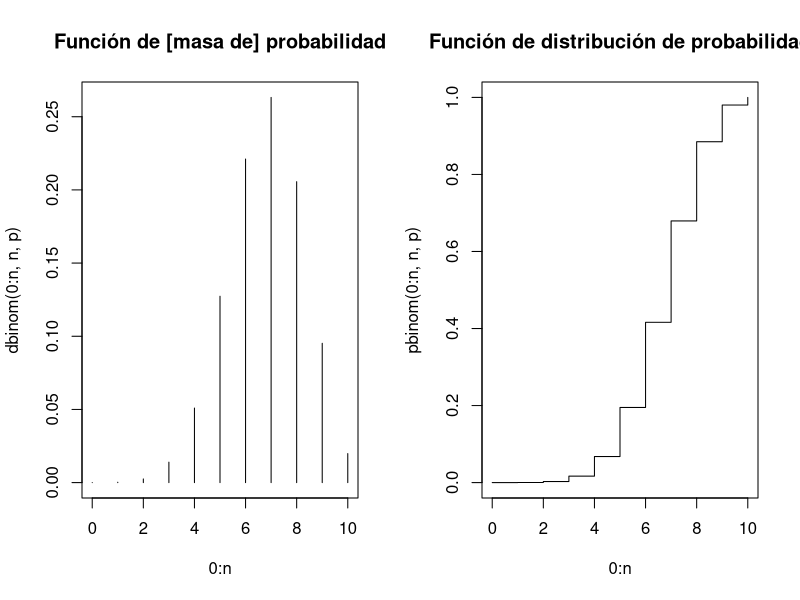
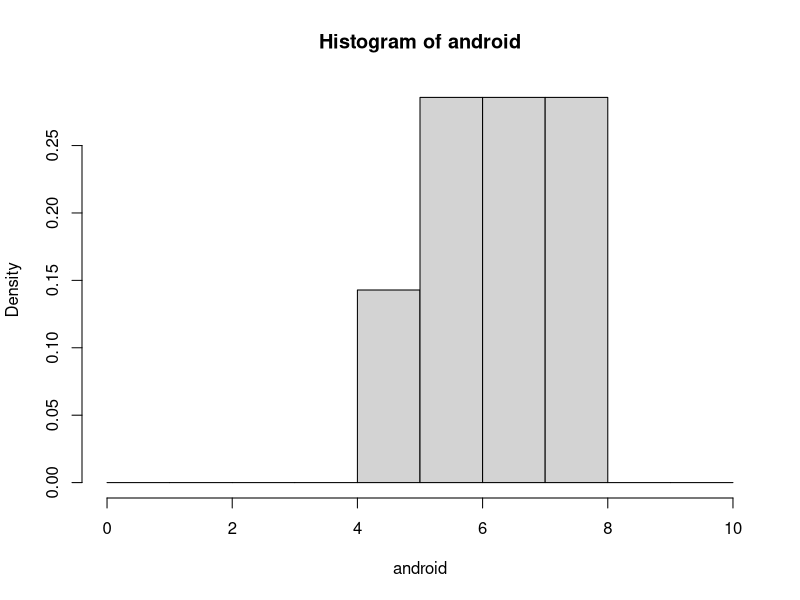
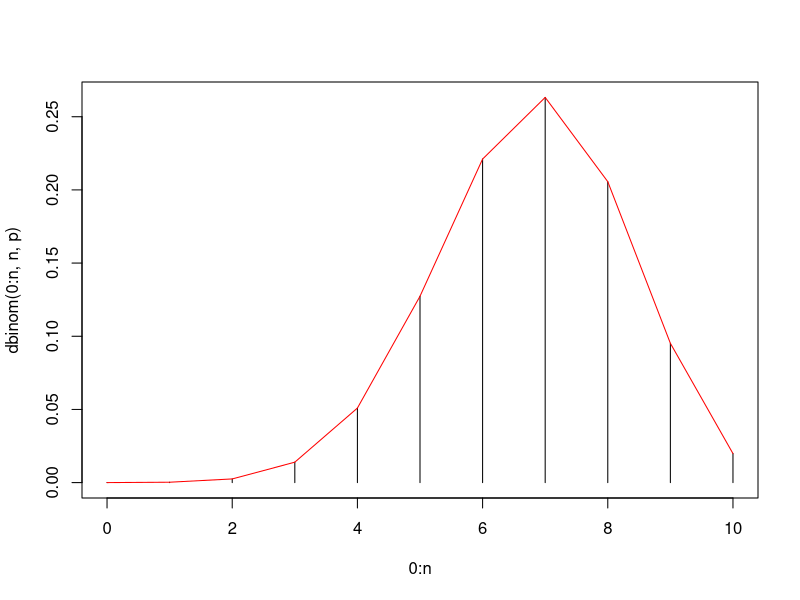
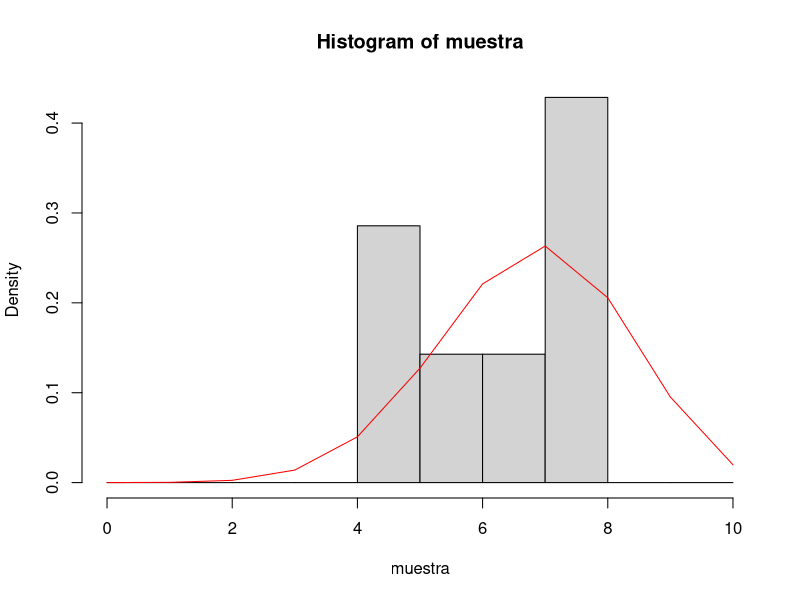
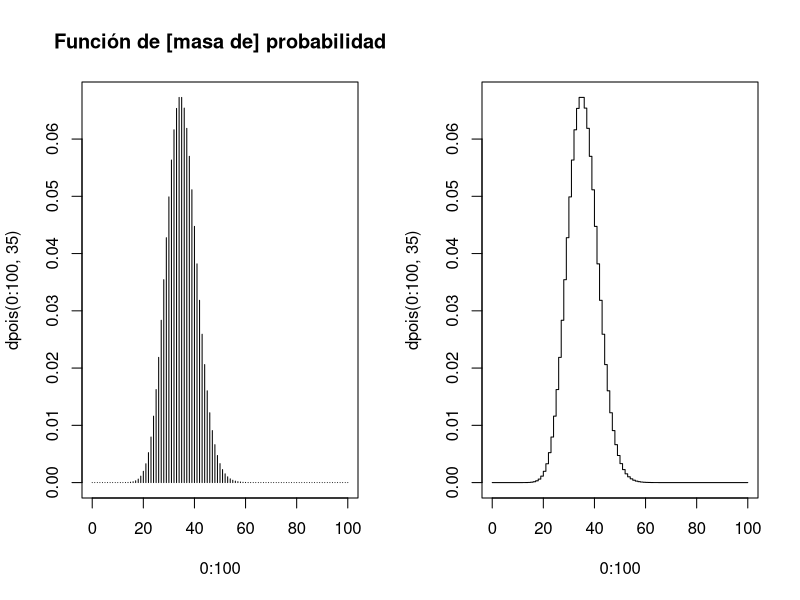
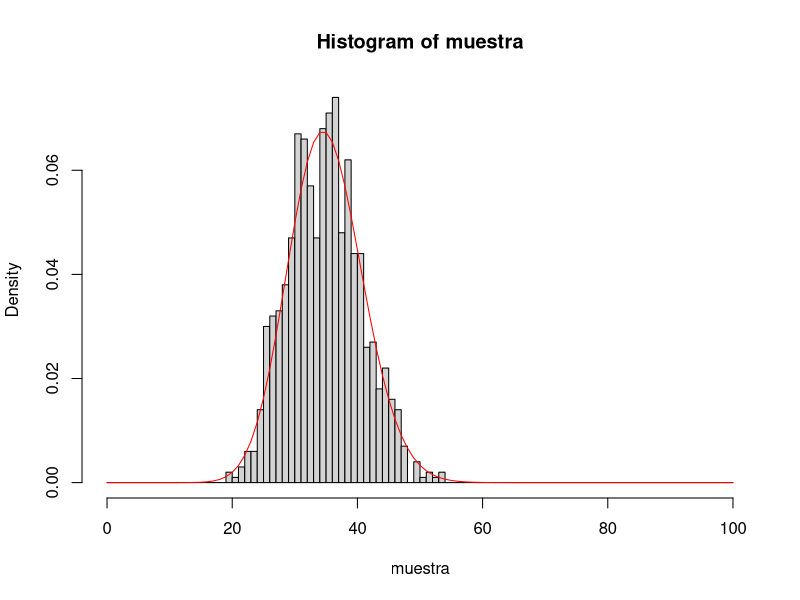
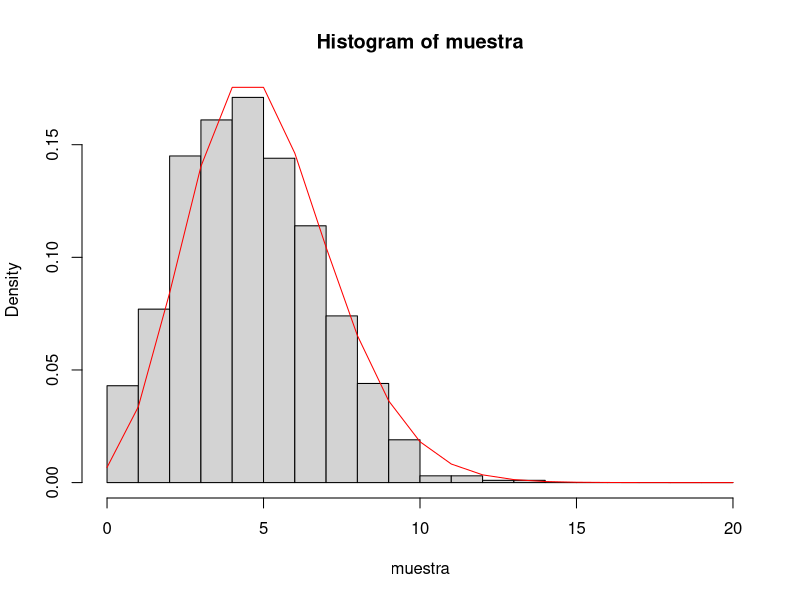

Write R code to recreate these figures, in order.
# 2.1

# A

n <- 10
p <- 50 / 74


# B

esperanza <- n*p
varianza <- n * p*(1 - p)
sqrt(varianza)

# C
par(mfrow=c(1,2))
plot(0:n, dbinom(0:n, n, p), type = "h", main = "Función de [masa de] probabilidad")
plot(0:n, pbinom(0:n, n, p), type = "s", main = "Función de distribución de probabilidad")
par(mfrow=c(1,1))

# D

dbinom(5, n,p)


# E

sum(dbinom(c(0,1,2,3,4,5), n, p))
# o también con...
pbinom(5,n,p)

# F

1 - pbinom(5, n, p)

# si se quiere que la probabilidad
# sea mayor o igual a 5

1 - pbinom(4, n, p)


# G

dbinom(10, n, p)


# H
options(scipen = 100)
dbinom(0, n, p)

# I

sum(dbinom(c(6,7,8), n, p))
# otra forma de entre 6 y 8...
pbinom(8, n, p) - pbinom(5, n, p)

# J

qbinom(c(0.7, 0.90), n, p)

pbinom(6, n, p)
pbinom(7, n, p)

# K

encuenta <- na.omit(read.csv2("./encuesta.csv"))
android <- c(6,6,7,8,5,7,8)
hist(android, breaks = 0:10, freq = FALSE)
plot(0:n, dbinom(0:n, n, p), type = "h")
lines(0:n, dbinom(0:n, n, p), col="red")

# L

muestra <- rbinom(7, n, p)
hist(muestra, breaks = 0:10, freq = FALSE)
lines(0:n, dbinom(0:n, n, p), col='red')


# 3.1

# A
# No hay que usar 5, si no multiplicar 5 * 7

# B

# C
par(mfrow=c(1,2))
plot(0:100, dpois(0:100, 35), type = "h", main = "Función de [masa de] probabilidad")
plot(0:100, dpois(0:100, 35), type = "s")
par(mfrow=c(1,1))

# D
dpois(20, 35) # prob de que lleguen 20 mensajes

# E
ppois(20, 35) # prob de que lleguen 0 a 20 mensajes en una semana

# F

1 - ppois(20, 35)

# G

dpois(0, 35) # prob de que lleguen 0 mensajes en una semana

# H

sum(ppois(c(19, 30), 35))
# ó, también...
ppois(30, 35) - ppois(19, 35)

# I

qpois(c(0.25, 0.5, 0.9, 1), 35) # 1 es infinito

ppois(34, 35)
ppois(35, 35)


# J
muestra <- rpois(1000,35)
hist(muestra, breaks = 0:100, freq = FALSE)
lines(0:100, dpois(0:100,35), col='red')

# K

dpois(3, 5) # 3 mensajes al dia, al dia se reciben 5 mensajes


# L

muestra <- rpois(1000,5)
hist(muestra, breaks = 0:20, freq = FALSE)
lines(0:20, dpois(0:20,5), col='red')

